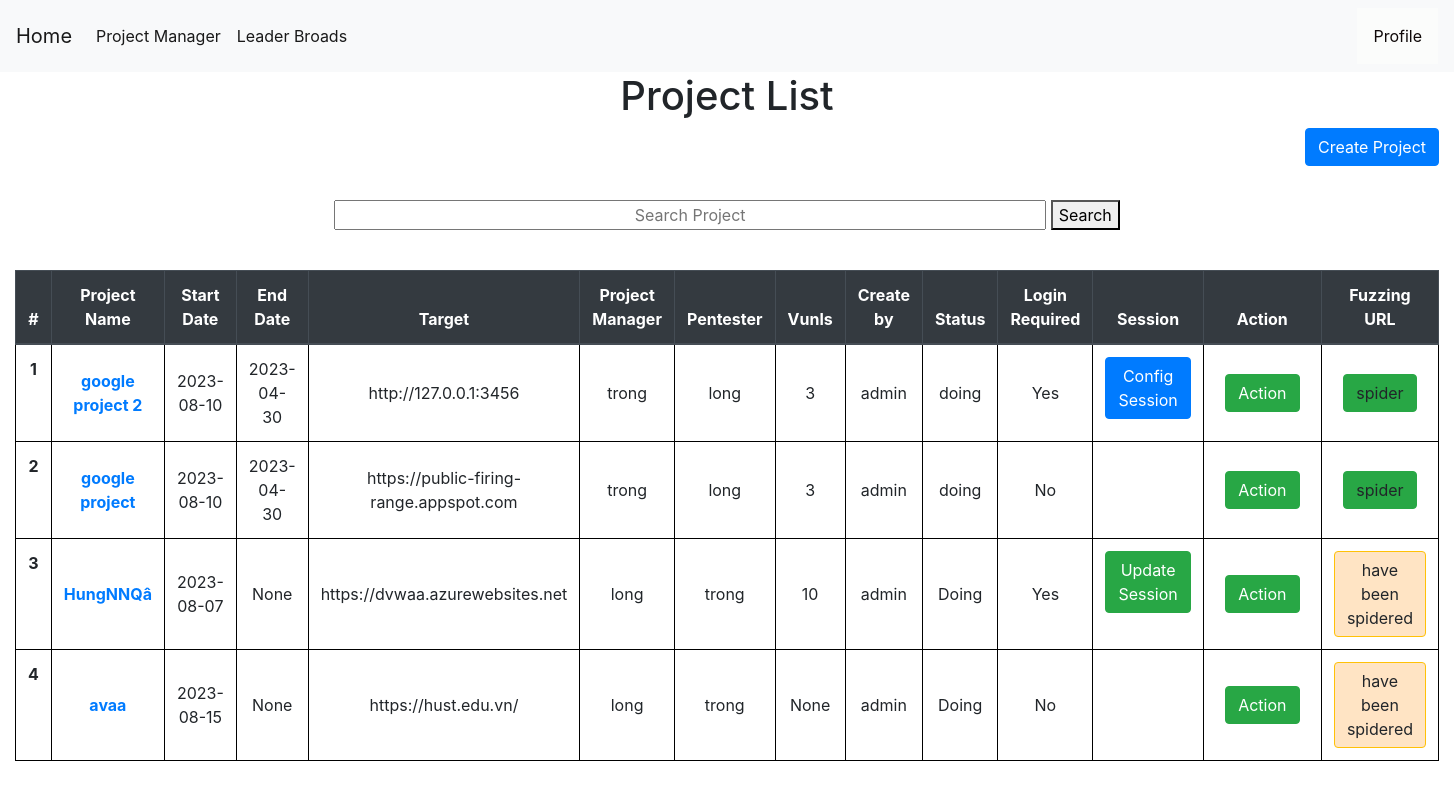
Page /projectmanager (signed in) on the earlier database version.
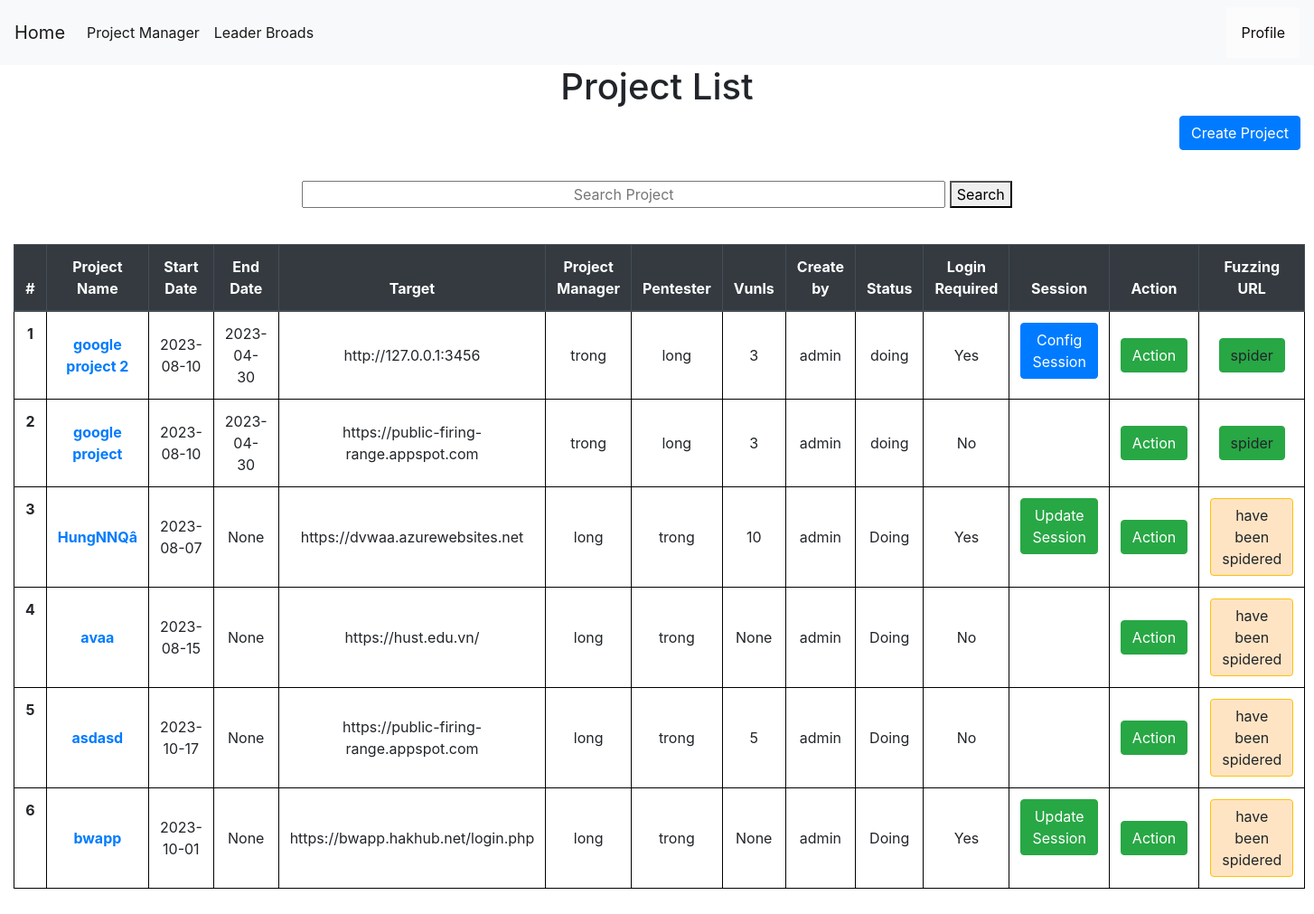
Same page on the later database version.
### tables this page shows
CREATE TABLE projects (
    projectid INTEGER PRIMARY KEY AUTOINCREMENT,
    projectname TEXT NOT NULL,
    startdate date NOT NULL,
    enddate date,
    vunls int,
    target text not null,
    securitylevel TEXT,
    manager TEXT ,
    pentester TEXT ,
    status TEXT NOT NULL,
    create_by INTEGER ,
    isspider INTEGER DEFAULT 0,
    login INTEGER NOT NULL,
    isconfig INTEGER NOT NULL DEFAULT 0,
    FOREIGN KEY (pentester) REFERENCES users(username) ON DELETE CASCADE
    FOREIGN KEY (manager) REFERENCES users(username) ON DELETE CASCADE
    FOREIGN KEY (create_by) REFERENCES users(userid) ON DELETE CASCADE
);

### app.py (the view)
@app.route('/projectmanager', methods=('GET', 'POST'))
def showproject():
    msg = ''
    if session["userid"] == None:
        return redirect(url_for('login'))
    currentuser = get_current_user()
    conn = get_db_connection()
    projects = conn.execute('SELECT * FROM projects where pentester = ? OR manager = ?',(currentuser["username"],currentuser["username"],)).fetchall()
    allprojects = conn.execute('SELECT * FROM projects').fetchall()
    users = conn.execute('SELECT * FROM users').fetchall()
    conn.commit()
    conn.close()
    return render_template('show_project.html', allprojects=allprojects,currentuser=currentuser,projects=projects,users=users,msg=msg)

### app.py (called while the page is built)
def get_db_connection():
    conn = sqlite3.connect('database.db')
    conn.row_factory = sqlite3.Row
    return conn

def get_current_user():
    userid = session["userid"]
    conn = get_db_connection()
    user = conn.execute('SELECT * FROM users WHERE userid = ?',(userid,)).fetchone()
    conn.commit()
    conn.close()
    return user

### templates/show_project.html (shortened to what this page needs)
{% extends 'base.html' %}
{% block content %}
    <center><h1>{% block title %}  Project List  {% endblock %}</h1></center>
    <link rel= "stylesheet" type= "text/css" href= "{{ url_for('static',filename='css/showuser.css') }}">
    <link rel= "stylesheet" type= "text/css" href= "{{ url_for('static',filename='css/loading.css') }}">
    {% if currentuser["role"] != "Pentester" %}
    <a href="{{ url_for('add_project')}}" class="btn btn-primary" style="float: right;" role="button" aria-pressed="true">Create Project</a>
    {% endif %}
  <center>
  <form action="{{ url_for('search_project') }}" method ="GET">
    <input style="text-align: center;width:50%;" name="projectname" type="projectname" placeholder="Search Project" />
    <button>Search</button>
  </form>
</center></br>
<div >
    <table class="table" style="width:100%">
        <thead class="thead-dark" style="width:100%">
          <tr>
            <th style="text-align: center"scope="col">#</th>
            <th style="text-align: center"scope="col">Project Name</th>
            <th style="text-align: center"scope="col">Start Date</th>
            <th style="text-align: center"scope="col">End Date</th>
            <th style="text-align: center"scope="col">Target</th>
            <th style="text-align: center"scope="col">Project Manager</th>
            <th style="text-align: center"scope="col">Pentester</th>
            <th style="text-align: center"scope="col">Vunls</th>
            <th style="text-align: center"scope="col">Create by</th>
            <th style="text-align: center"scope="col">Status</th>
            <th style="text-align: center"scope="col">Login Required</th>
            <th style="text-align: center"scope="col">Session</th>
            <th style="text-align: center;width: 10%;"scope="col">Action</th>
            <th style="text-align: center"scope="col">Fuzzing URL</th>
          </tr>
        </thead>
        <tbody>
        {% for project in projects %}
          <tr >
            <th style="text-align: center" class="counterCell"></th>
            <th style="text-align: center"class="align-middle" scope="row"><a href="{{ url_for('project_detail',id= project.projectid) }} ">{{ project.projectname }}</a></th>
            <td style="text-align: center"class="align-middle" >{{ project.startdate }}</td>
            <td style="text-align: center"class="align-middle" >{{ project.enddate }}</td>
            <td style="text-align: center"class="align-middle" >{{ project.target }}</a></td>
            <td style="text-align: center"class="align-middle" >{{ project.manager }}</td>
            <td style="text-align: center"class="align-middle" >{{ project.pentester }}</td>
            <td style="text-align: center"class="align-middle" >{{ project.vunls }}</td>
            <td style="text-align: center"class="align-middle" >{{ project.create_by }}</td>
            <td style="text-align: center"class="align-middle" >{{ project.status }}</td>
            {% if project.login == 1 %}
            <td style="text-align: center"class="align-middle" >Yes</td>
            {% else %}
            <td style="text-align: center"class="align-middle" >No</td>
            {% endif %}
            <td>
            {% if project.login == 1 %}
              {% if project.isconfig == 0%}
              <a style="text-align: center" href="{{ url_for('cookies_config',id= project.projectid) }}" class="btn btn-primary">Config Session</a>
              {% else %}
              <a style="text-align: center" href="{{ url_for('cookies_update',id= project.projectid) }}" class="btn btn-success">Update Session</a>
              {% endif%}
            {% else %}
            <a></a>
            {% endif %}
            </td>
            <td style="text-align: center" class="align-middle" >
              <div style="float:center;" class="dropdown">
                <button class="btn btn-success" class="dropbtn">Action</button>
              </div>
            </td>
            <td style="text-align: center" class="align-middle" >
                      {% if project.isspider != 1 %}
                      <a  style="text-align: center"class="btn btn-success" onclick="loadScreen({{project.projectid}})">spider</a>
                      {% else %}
                      <a class="btn btn-warning" style="background-color: bisque;" style="text-align: center" class="align-middle" >
                        have been spidered
                      </a>
                      {% endif %}
            </td>
          </tr>
        {% endfor %}
        </tbody>
      </table>
    </div>
{% endblock %}

### templates/base.html (shortened to what this page needs)
<!doctype html>
<link rel= "stylesheet" type= "text/css" href= "{{ url_for('static',filename='css/style.css') }}">
<html lang="en">
  <head>
    <link rel="stylesheet" href="https://stackpath.bootstrapcdn.com/bootstrap/4.3.1/css/bootstrap.min.css">
  </head>
  <body>
    <nav class="navbar navbar-expand-md navbar-light bg-light">
      {% block sidebar %}
        <a class="navbar-brand" href="{{ url_for('dashboard')}}">Home</a>
        <div class="collapse navbar-collapse" id="navbarNav">
            <ul class="navbar-nav">
              {% if session.userid %}
              <li class="nav-item active">
                <a class="nav-link" href="{{ url_for('showproject')}}">Project Manager</a>
              </li>
              <li class="nav-item active">
                <a class="nav-link" href="{{ url_for('leaderboard')}}">Leader Broads</a>
              </li>
              {% endif %}
              </ul>
        </div>
        {% endblock %}
        {% if session.userid %}
        <div class="dropdown">
          <button class="dropbtn">Profile</button>
        </div>
        {% else %}
          <a href="{{ url_for('login')}}" class="nav-link">Login</a>
        {% endif %}
    </nav>
    <div class="container">
        {% block content %} {% endblock %}
    </div>
</html>

### static/css/style.css (style rules this page uses)
table, th, td { border: 1px solid black; }
body { min-height: 100vh; height: 100%; margin: 0; z-index: 10; display: grid; grid-template-rows: auto 1fr auto; }
body { display: flex; flex-direction: column; }
.dropbtn { background-color: #fbfcfb; color: rgb(15, 8, 8); padding: 16px; font-size: 16px; border: none; }
.dropdown { position: relative; display: inline-block; }
.container { max-width: 1680px !important; }

### static/css/showuser.css (style rules this page uses)
table { counter-reset: tableCount; }
.counterCell:before { content: counter(tableCount); counter-increment: tableCount; }

Differences in the rows shown:
added projects: projectname "asdasd", startdate "2023-10-17", enddate "None", target "https://public-firing-range.appspot.com", manager "long", pentester "trong", vunls "5", create_by "admin", status "Doing", login "No", isspider "have been spidered"
added projects: projectname "bwapp", startdate "2023-10-01", enddate "None", target "https://bwapp.hakhub.net/login.php", manager "long", pentester "trong", vunls "None", create_by "admin", status "Doing", login "Yes", isspider "have been spidered"
